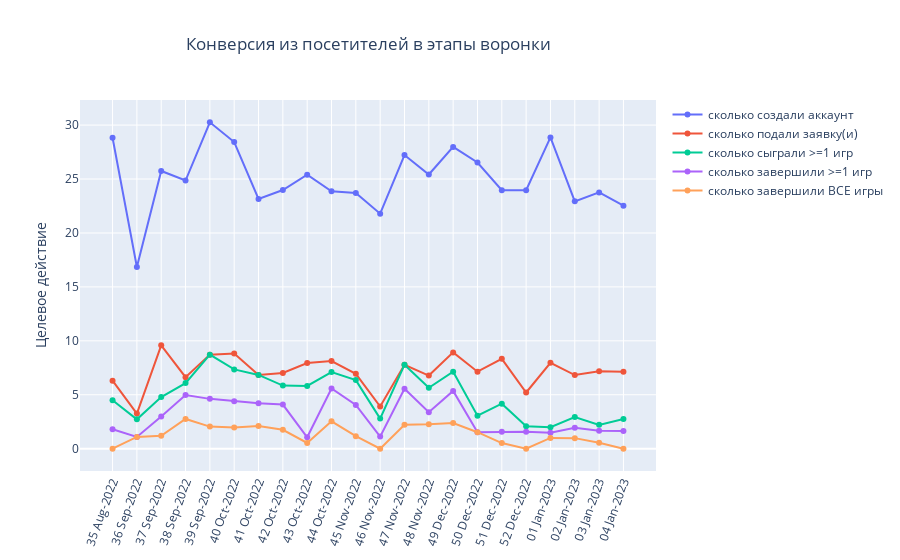

Source (notebook cell):
### Markdown cell above
### 4.2 Конверсия по неделям

### Code cell
users_byW = group_by(
    df, "last_visit_dttm",
    "1w", target_actions, ta_alias_short
).filter(pl.col("by_1w") != "05 Jan-2023")\
.pipe(add_CR)

plot_line_conv(
    users_byW,
    ta_alias_long[1:],
    "Конверсия из посетителей в этапы воронки",
    "Целевое действие"
)

### Figure 1 — Plotly figure (JSON) as saved in the notebook; plotly's stock layout.template omitted (floating-point values rounded to 4 significant figures)
{"data": [{"mode": "lines+markers", "name": "сколько создали аккаунт", "type": "scatter", "x": ["35 Aug-2022", "36 Sep-2022", "37 Sep-2022", "38 Sep-2022", "39 Sep-2022", "40 Oct-2022", "41 Oct-2022", "42 Oct-2022", "43 Oct-2022", "44 Oct-2022", "45 Nov-2022", "46 Nov-2022", "47 Nov-2022", "48 Nov-2022", "49 Dec-2022", "50 Dec-2022", "51 Dec-2022", "52 Dec-2022", "01 Jan-2023", "02 Jan-2023", "03 Jan-2023", "04 Jan-2023"], "y": [28.83, 16.85, 25.75, 24.86, 30.26, 28.43, 23.16, 23.98, 25.4, 23.86, 23.7, 21.79, 27.22, 25.42, 27.98, 26.53, 23.96, 23.96, 28.86, 22.93, 23.76, 22.53]}, {"mode": "lines+markers", "name": "сколько подали заявку(и)", "type": "scatter", "x": ["35 Aug-2022", "36 Sep-2022", "37 Sep-2022", "38 Sep-2022", "39 Sep-2022", "40 Oct-2022", "41 Oct-2022", "42 Oct-2022", "43 Oct-2022", "44 Oct-2022", "45 Nov-2022", "46 Nov-2022", "47 Nov-2022", "48 Nov-2022", "49 Dec-2022", "50 Dec-2022", "51 Dec-2022", "52 Dec-2022", "01 Jan-2023", "02 Jan-2023", "03 Jan-2023", "04 Jan-2023"], "y": [6.31, 3.26, 9.58, 6.63, 8.72, 8.82, 6.84, 7.02, 7.94, 8.12, 6.94, 3.91, 7.78, 6.78, 8.93, 7.14, 8.33, 5.21, 7.96, 6.83, 7.18, 7.14]}, {"mode": "lines+markers", "name": "сколько сыграли >=1 игр", "type": "scatter", "x": ["35 Aug-2022", "36 Sep-2022", "37 Sep-2022", "38 Sep-2022", "39 Sep-2022", "40 Oct-2022", "41 Oct-2022", "42 Oct-2022", "43 Oct-2022", "44 Oct-2022", "45 Nov-2022", "46 Nov-2022", "47 Nov-2022", "48 Nov-2022", "49 Dec-2022", "50 Dec-2022", "51 Dec-2022", "52 Dec-2022", "01 Jan-2023", "02 Jan-2023", "03 Jan-2023", "04 Jan-2023"], "y": [4.5, 2.72, 4.79, 6.08, 8.72, 7.35, 6.84, 5.85, 5.82, 7.11, 6.36, 2.79, 7.78, 5.65, 7.14, 3.06, 4.17, 2.08, 1.99, 2.93, 2.21, 2.75]}, {"mode": "lines+markers", "name": "сколько завершили >=1 игр", "type": "scatter", "x": ["35 Aug-2022", "36 Sep-2022", "37 Sep-2022", "38 Sep-2022", "39 Sep-2022", "40 Oct-2022", "41 Oct-2022", "42 Oct-2022", "43 Oct-2022", "44 Oct-2022", "45 Nov-2022", "46 Nov-2022", "47 Nov-2022", "48 Nov-2022", "49 Dec-2022", "50 Dec-2022", "51 Dec-2022", "52 Dec-2022", "01 Jan-2023", "02 Jan-2023", "03 Jan-2023", "04 Jan-2023"], "y": [1.8, 1.09, 2.99, 4.97, 4.62, 4.41, 4.21, 4.09, 1.06, 5.58, 4.05, 1.12, 5.56, 3.39, 5.36, 1.53, 1.56, 1.56, 1.49, 1.95, 1.66, 1.65]}, {"mode": "lines+markers", "name": "сколько завершили ВСЕ игры", "type": "scatter", "x": ["35 Aug-2022", "36 Sep-2022", "37 Sep-2022", "38 Sep-2022", "39 Sep-2022", "40 Oct-2022", "41 Oct-2022", "42 Oct-2022", "43 Oct-2022", "44 Oct-2022", "45 Nov-2022", "46 Nov-2022", "47 Nov-2022", "48 Nov-2022", "49 Dec-2022", "50 Dec-2022", "51 Dec-2022", "52 Dec-2022", "01 Jan-2023", "02 Jan-2023", "03 Jan-2023", "04 Jan-2023"], "y": [0, 1.09, 1.2, 2.76, 2.05, 1.96, 2.11, 1.75, 0.53, 2.54, 1.16, 0, 2.22, 2.26, 2.38, 1.53, 0.52, 0, 1, 0.98, 0.55, 0]}], "layout": {"title": {"text": "Конверсия из посетителей в этапы воронки", "x": 0.5, "xref": "paper"}, "xaxis": {"tickangle": -70}, "yaxis": {"title": {"text": "Целевое действие"}}}}
